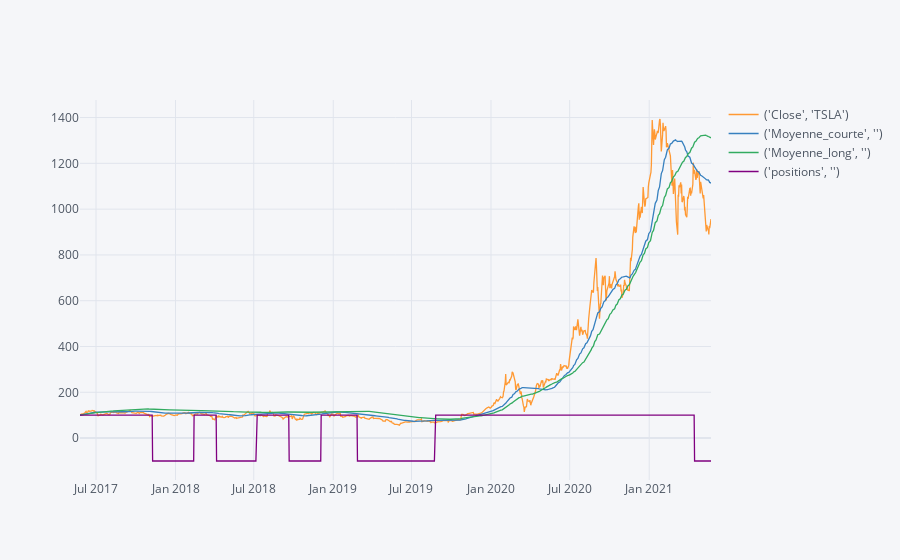

Notebook source saved alongside this figure:
### Code cell
df[['Close','Moyenne_courte','Moyenne_long','positions']].normalize().iplot()

### Figure 1 — Plotly figure (JSON) as saved in the notebook; plotly's stock layout.template omitted (floating-point values rounded to 4 significant figures; data arrays with more than 128 entries replaced by an {"elided": "..."} marker saying what was removed)
{"data": [{"line": {"color": "rgba(255, 153, 51, 1.0)", "dash": "solid", "shape": "linear", "width": 1.3}, "mode": "lines", "name": "('Close', 'TSLA')", "text": "", "type": "scatter", "x": {"elided": "1003 str values"}, "y": {"elided": "1003 float values"}}, {"line": {"color": "rgba(55, 128, 191, 1.0)", "dash": "solid", "shape": "linear", "width": 1.3}, "mode": "lines", "name": "('Moyenne_courte', '')", "text": "", "type": "scatter", "x": {"elided": "1003 str values"}, "y": {"elided": "1003 float values"}}, {"line": {"color": "rgba(50, 171, 96, 1.0)", "dash": "solid", "shape": "linear", "width": 1.3}, "mode": "lines", "name": "('Moyenne_long', '')", "text": "", "type": "scatter", "x": {"elided": "1003 str values"}, "y": {"elided": "1003 float values"}}, {"line": {"color": "rgba(128, 0, 128, 1.0)", "dash": "solid", "shape": "linear", "width": 1.3}, "mode": "lines", "name": "('positions', '')", "text": "", "type": "scatter", "x": {"elided": "1003 str values"}, "y": {"elided": "1003 int values"}}], "layout": {"legend": {"bgcolor": "#F5F6F9", "font": {"color": "#4D5663"}}, "paper_bgcolor": "#F5F6F9", "plot_bgcolor": "#F5F6F9", "title": {"font": {"color": "#4D5663"}}, "xaxis": {"gridcolor": "#E1E5ED", "showgrid": true, "tickfont": {"color": "#4D5663"}, "title": {"font": {"color": "#4D5663"}, "text": ""}, "zerolinecolor": "#E1E5ED"}, "yaxis": {"gridcolor": "#E1E5ED", "showgrid": true, "tickfont": {"color": "#4D5663"}, "title": {"font": {"color": "#4D5663"}, "text": ""}, "zerolinecolor": "#E1E5ED"}}}
